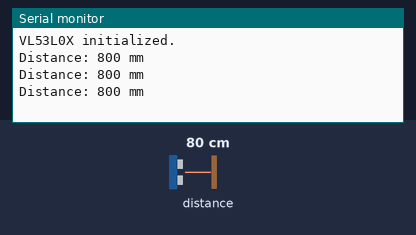
The sketch below on a simulated ESP8266 (NodeMCU). On the bench: the last lines printed to the serial monitor. The inputs (shaded band) are chosen by the test bench; at power-on: distance to the obstacle 80 cm.

Above: at 1.3 s.
1.4 s: distance to the obstacle set to 2 cm
At 2.8 s:
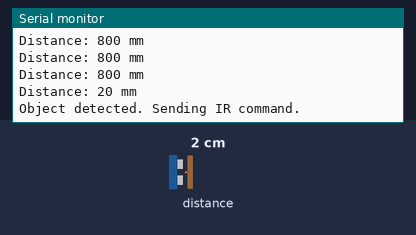
3.1 s: distance to the obstacle set to 9 cm
At 4.1 s:
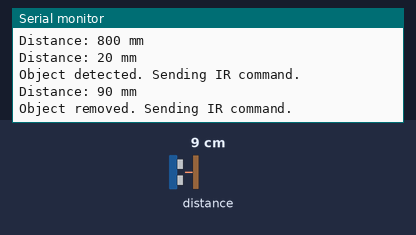
4.7 s: distance to the obstacle set to 250 cm
At 5.3 s:
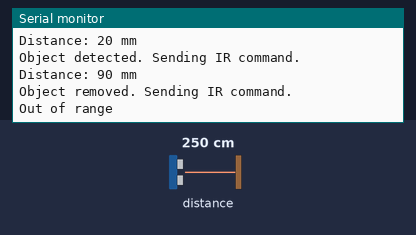
Timing chart, 0 to 7.7 s (numbered marks = the images above; inputs shaded):
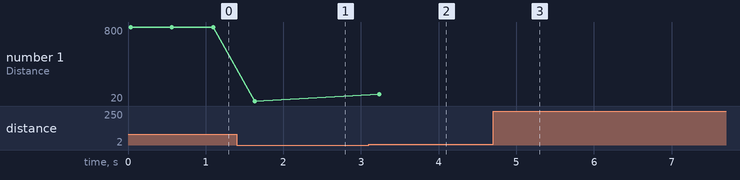

The sketch:

esp32-mqtt-ir-transmitter.ino
```cpp
#include <Wire.h>
#include <Adafruit_VL53L0X.h>
#include <IRremoteESP8266.h>
#include <IRsend.h>

// MUST USE Arduino V1.06 for IRremoteESP8266 library to work correctly.  This precludes newer Boards (S3, C6...)
const int irPin = 5; // GPIO pin connected to the DAT pin of the IR transmitter
const int targetDistance = 50; // Target distance in mm for detection
const uint32_t pwrCommand = 0x2FD48B7;
static bool objectInRange; // Tracks if an object is currently within range
const int debounceDelayMS = 1000;
const int loopDelay = 500;
const int successStatus = 4;
const bool debugStatus = false;


Adafruit_VL53L0X lox = Adafruit_VL53L0X();
IRsend irsend(irPin);
VL53L0X_RangingMeasurementData_t measure;

void setup() {
  Serial.begin(115200);
  Wire.begin();

  // Initialize the VL53L0X
  if (!lox.begin()) {
    Serial.println(F("Failed to initialize VL53L0X! Check wiring."));
    while (1);
  }
  Serial.println(F("VL53L0X initialized."));

  // Initialize the IR transmitter
  irsend.begin();
}

void loop() {
  // Take a measurement
  lox.rangingTest(&measure, debugStatus);

  if (measure.RangeStatus != successStatus) {
    int currentDistance = measure.RangeMilliMeter;
    Serial.print(F("Distance: "));
    Serial.print(currentDistance);
    Serial.println(F(" mm"));

    // Check if an object has entered within target distance
    if (currentDistance <= targetDistance && !objectInRange) {
      Serial.println(F("Object detected. Sending IR command."));
      irsend.sendNEC(pwrCommand, 32); // Send the IR command
      objectInRange = true; // Mark object as in range
      delay(debounceDelayMS); // Delay to avoid immediate re-trigger
    }
    // Check if an object has been removed from the target range
    else if (currentDistance > targetDistance && objectInRange) {
      Serial.println(F("Object removed. Sending IR command."));
      irsend.sendNEC(pwrCommand, 32); // Send the IR command
      objectInRange = false; // Mark object as out of range
      delay(debounceDelayMS); // Delay to avoid immediate re-trigger
    }
  } else {
    Serial.println(F("Out of range"));
  }

  delay(loopDelay); // Small delay between measurements
}
```

Measured:
- after the input at 1.4 s, the serial monitor: prints a new line after 0.23 s (image 1)
- after the input at 3.1 s, the serial monitor: prints a new line after 0.13 s (image 2)
- after the input at 4.7 s, the serial monitor: prints a new line after 0.14 s (image 3)
- plotted number 1: 800 → 20 after the input at 1.4 s, 20 → 90 after the input at 3.1 s
